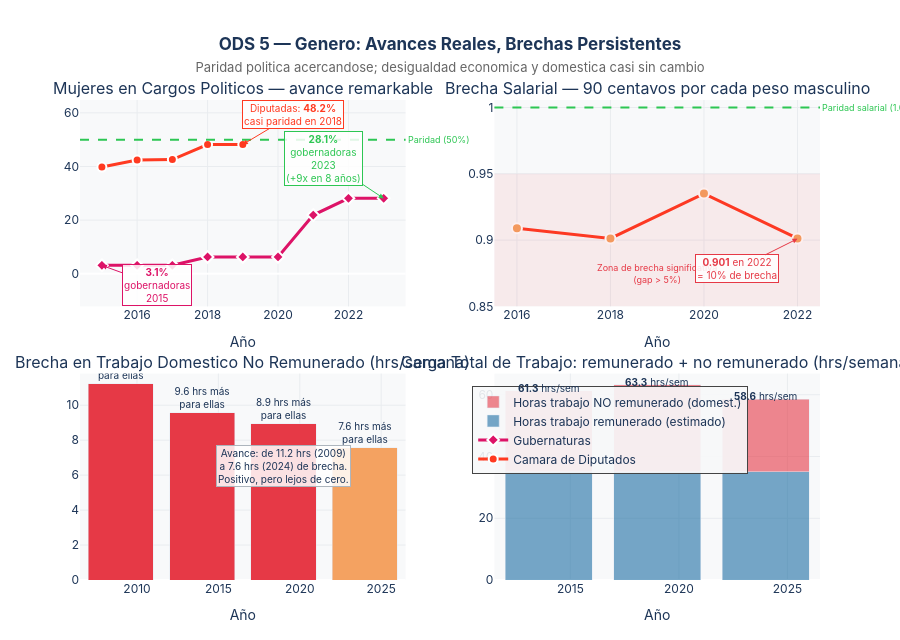

Here is the notebook cell this chart was saved with:
### Markdown cell above
---
## Acto V — La Desigualdad de Género: avances reales, brechas persistentes

### ODS 5: Igualdad de Género

El ODS 5 es el objetivo con la **peor cobertura estadística** del sistema: promedio de **3.6 observaciones** por indicador. La mayoría de los datos de género solo existen en dos o tres puntos del tiempo — insuficiente para medir tendencias.

Lo que sí podemos ver muestra una historia dual:
- **Avance notable en representación política**: de 3% a 28% en gubernaturas en 6 años
- **Brecha salarial persistente**: las mujeres ganan 90 centavos por cada peso masculino, casi sin cambio
- **Carga doméstica desigual**: las mujeres cargan 7.6 horas más de trabajo doméstico no remunerado por semana

### Code cell
# ══════════════════════════════════════════════════════════════════════════════
# FIGURA 5 — Género: representacion política + brecha salarial + carga doméstica
# ══════════════════════════════════════════════════════════════════════════════

diputadas = get_serie('5.5.1.A')   # mujeres en Cámara de Diputados
gobernad  = get_serie('5.5.1.B')   # mujeres en gubernaturas
brecha_s  = get_serie('5N.1.1')    # razon ingreso laboral M/H
brecha_d  = get_serie('5N.1.2')    # brecha trabajo domestico H-M
carga_tot = get_serie('5R.4.1A')   # carga total de trabajo (remunerado + no rem.)
trab_dom  = get_serie('5.4.1A')    # trabajo domestico no remunerado

fig_gen = make_subplots(
    rows=2, cols=2,
    subplot_titles=[
        'Mujeres en Cargos Politicos — avance remarkable',
        'Brecha Salarial — 90 centavos por cada peso masculino',
        'Brecha en Trabajo Domestico No Remunerado (hrs/semana)',
        'Carga Total de Trabajo: remunerado + no remunerado (hrs/semana)'
    ],
    vertical_spacing=0.14, horizontal_spacing=0.12
)

# ── Panel 1: Representación política ─────────────────────────────────────────
fig_gen.add_trace(go.Scatter(
    x=diputadas['periodo'], y=diputadas['valor'],
    mode='lines+markers', name='Camara de Diputados',
    line=dict(color=C_ODS5, width=3),
    marker=dict(size=9, color=C_ODS5, line=dict(width=2, color='white')),
    hovertemplate='<b>%{x}</b><br>Diputadas: <b>%{y:.1f}%</b><extra></extra>'
), row=1, col=1)

fig_gen.add_trace(go.Scatter(
    x=gobernad['periodo'], y=gobernad['valor'],
    mode='lines+markers', name='Gubernaturas',
    line=dict(color=C_ODS10, width=3),
    marker=dict(size=9, color=C_ODS10, symbol='diamond',
                line=dict(width=2, color='white')),
    hovertemplate='<b>%{x}</b><br>Gobernadoras: <b>%{y:.1f}%</b><extra></extra>'
), row=1, col=1)

fig_gen.add_hline(
    y=50, line_dash='dash', line_color=C_MEJORA, line_width=2,
    row=1, col=1,
    annotation_text='Paridad (50%)',
    annotation_position='right',
    annotation_font=dict(size=9, color=C_MEJORA)
)

fig_gen.add_annotation(
    x=2015, y=3.1, text='<b>3.1%</b><br>gobernadoras<br>2015',
    showarrow=True, arrowhead=2, arrowcolor=C_ODS10,
    ax=55, ay=20, font=dict(size=10, color=C_ODS10),
    bgcolor='rgba(255,255,255,0.85)', bordercolor=C_ODS10, borderwidth=1,
    row=1, col=1
)
fig_gen.add_annotation(
    x=2023, y=28.1, text='<b>28.1%</b><br>gobernadoras<br>2023<br>(+9x en 8 años)',
    showarrow=True, arrowhead=2, arrowcolor=C_MEJORA,
    ax=-60, ay=-40, font=dict(size=10, color=C_MEJORA),
    bgcolor='rgba(255,255,255,0.85)', bordercolor=C_MEJORA, borderwidth=1,
    row=1, col=1
)
fig_gen.add_annotation(
    x=2019, y=48.2,
    text='Diputadas: <b>48.2%</b><br>casi paridad en 2018',
    showarrow=True, arrowhead=2, arrowcolor=C_ODS5,
    ax=50, ay=-30, font=dict(size=10, color=C_ODS5),
    bgcolor='rgba(255,255,255,0.85)', bordercolor=C_ODS5, borderwidth=1,
    row=1, col=1
)

# ── Panel 2: Brecha salarial ──────────────────────────────────────────────────
fig_gen.add_trace(go.Scatter(
    x=brecha_s['periodo'], y=brecha_s['valor'],
    mode='lines+markers',
    line=dict(color=C_ODS5, width=3),
    marker=dict(size=10, color=brecha_s['valor'].apply(
        lambda v: C_MEJORA if v >= 0.95 else C_ACENTO if v >= 0.90 else C_ALERTA
    ), line=dict(width=2, color='white')),
    showlegend=False,
    hovertemplate='<b>%{x}</b><br>Ingreso M/H: <b>%{y:.3f}</b> (1.0 = paridad)<extra></extra>'
), row=1, col=2)

fig_gen.add_hline(
    y=1.0, line_dash='dash', line_color=C_MEJORA, line_width=2,
    row=1, col=2,
    annotation_text='Paridad salarial (1.0)',
    annotation_position='right',
    annotation_font=dict(size=9, color=C_MEJORA)
)
fig_gen.add_hrect(
    y0=0.85, y1=0.95,
    fillcolor='rgba(230,57,70,0.08)', line_width=0,
    row=1, col=2
)
fig_gen.add_annotation(
    x=2019, y=0.875,
    text='Zona de brecha significativa<br>(gap > 5%)',
    showarrow=False, font=dict(size=9, color=C_ALERTA),
    row=1, col=2
)
fig_gen.add_annotation(
    x=2022, y=0.901,
    text='<b>0.901</b> en 2022<br>= 10% de brecha',
    showarrow=True, arrowhead=2, arrowcolor=C_ALERTA,
    ax=-60, ay=30, font=dict(size=10, color=C_ALERTA),
    bgcolor='rgba(255,255,255,0.85)', bordercolor=C_ALERTA, borderwidth=1,
    row=1, col=2
)

# ── Panel 3: Brecha trabajo doméstico ────────────────────────────────────────
fig_gen.add_trace(go.Bar(
    x=brecha_d['periodo'],
    y=brecha_d['valor'].abs(),  # valor negativo = mujeres hacen mas
    marker_color=[C_ALERTA if v < -8 else C_ACENTO if v < -7 else C_MEJORA
                  for v in brecha_d['valor']],
    text=['{:.1f} hrs más'.format(abs(v)) + '<br>para ellas' for v in brecha_d['valor']],
    textposition='outside', textfont=dict(size=10),
    showlegend=False,
    hovertemplate='<b>%{x}</b><br>Las mujeres hacen <b>%{y:.1f} hrs mas</b>/semana de trabajo domestico<extra></extra>'
), row=2, col=1)
fig_gen.add_annotation(
    x=2019, y=6.5,
    text='Avance: de 11.2 hrs (2009)<br>a 7.6 hrs (2024) de brecha.<br>Positivo, pero lejos de cero.',
    showarrow=False, font=dict(size=10, color=C_LINEA),
    bgcolor='rgba(255,255,255,0.85)', bordercolor='#ADB5BD', borderwidth=1,
    row=2, col=1
)

# ── Panel 4: Carga total de trabajo ──────────────────────────────────────────
carga_val = carga_tot['valor'].tolist()
carga_per = carga_tot['periodo'].tolist()

fig_gen.add_trace(go.Bar(
    name='Horas trabajo remunerado (estimado)',
    x=carga_per,
    y=[35, 35, 35],   # aprox trabajo remunerado
    marker_color='rgba(29,111,164,0.6)',
    showlegend=True
), row=2, col=2)

fig_gen.add_trace(go.Bar(
    name='Horas trabajo NO remunerado (domest.)',
    x=carga_per,
    y=[v - 35 for v in carga_val],
    marker_color='rgba(230,57,70,0.6)',
    showlegend=True,
    hovertemplate='<b>%{x}</b><br>No remunerado: <b>%{y:.1f} hrs</b>/semana<extra></extra>'
), row=2, col=2)

for periodo, total in zip(carga_per, carga_val):
    fig_gen.add_annotation(
        x=periodo, y=total + 1,
        text='<b>{:.1f}</b> hrs/sem'.format(total),
        showarrow=False, font=dict(size=10, color=C_LINEA),
        row=2, col=2
    )

fig_gen.update_layout(barmode='stack')
fig_gen.update_xaxes(showgrid=True, gridcolor='#E9ECEF', title_text='Año')
fig_gen.update_yaxes(showgrid=True, gridcolor='#E9ECEF')

fig_gen.update_layout(
    title=dict(
        text='<b>ODS 5 — Genero: Avances Reales, Brechas Persistentes</b><br>'
             '<span style="font-size:13px;color:#666;font-weight:normal">'
             'Paridad politica acercandose; desigualdad economica y domestica casi sin cambio</span>',
        x=0.5, xanchor='center'
    ),
    height=640, plot_bgcolor=C_FONDO, paper_bgcolor='white',
    font=dict(family='Inter, Arial, sans-serif', color=C_LINEA),
    legend=dict(x=0.53, y=0.22, bgcolor='rgba(248,249,250,0.9)', borderwidth=1),
    margin=dict(t=100, b=60)
)
fig_gen.show()

### Figure 1 — Plotly figure (JSON) as saved in the notebook; plotly's stock layout.template omitted (floating-point values rounded to 4 significant figures)
{"data": [{"hovertemplate": "<b>%{x}</b><br>Diputadas: <b>%{y:.1f}%</b><extra></extra>", "line": {"color": "#FF3A21", "width": 3}, "marker": {"color": "#FF3A21", "line": {"color": "white", "width": 2}, "size": 9}, "mode": "lines+markers", "name": "Camara de Diputados", "type": "scatter", "x": [2015, 2016, 2017, 2018, 2019], "xaxis": "x", "y": [39.8, 42.4, 42.6, 48.2, 48.2], "yaxis": "y"}, {"hovertemplate": "<b>%{x}</b><br>Gobernadoras: <b>%{y:.1f}%</b><extra></extra>", "line": {"color": "#DD1367", "width": 3}, "marker": {"color": "#DD1367", "line": {"color": "white", "width": 2}, "size": 9, "symbol": "diamond"}, "mode": "lines+markers", "name": "Gubernaturas", "type": "scatter", "x": [2015, 2016, 2017, 2018, 2019, 2020, 2021, 2022, 2023], "xaxis": "x", "y": [3.125, 3.125, 3.125, 6.25, 6.25, 6.25, 21.88, 28.12, 28.12], "yaxis": "y"}, {"hovertemplate": "<b>%{x}</b><br>Ingreso M/H: <b>%{y:.3f}</b> (1.0 = paridad)<extra></extra>", "line": {"color": "#FF3A21", "width": 3}, "marker": {"color": ["#F4A261", "#F4A261", "#F4A261", "#F4A261"], "line": {"color": "white", "width": 2}, "size": 10}, "mode": "lines+markers", "showlegend": false, "type": "scatter", "x": [2016, 2018, 2020, 2022], "xaxis": "x2", "y": [0.9089, 0.9013, 0.9351, 0.9012], "yaxis": "y2"}, {"hovertemplate": "<b>%{x}</b><br>Las mujeres hacen <b>%{y:.1f} hrs mas</b>/semana de trabajo domestico<extra></extra>", "marker": {"color": ["#E63946", "#E63946", "#E63946", "#F4A261"]}, "showlegend": false, "text": ["11.2 hrs más<br>para ellas", "9.6 hrs más<br>para ellas", "8.9 hrs más<br>para ellas", "7.6 hrs más<br>para ellas"], "textfont": {"size": 10}, "textposition": "outside", "type": "bar", "x": [2009, 2014, 2019, 2024], "xaxis": "x3", "y": [11.22, 9.577, 8.928, 7.564], "yaxis": "y3"}, {"marker": {"color": "rgba(29,111,164,0.6)"}, "name": "Horas trabajo remunerado (estimado)", "showlegend": true, "type": "bar", "x": [2014, 2019, 2024], "xaxis": "x4", "y": [35, 35, 35], "yaxis": "y4"}, {"hovertemplate": "<b>%{x}</b><br>No remunerado: <b>%{y:.1f} hrs</b>/semana<extra></extra>", "marker": {"color": "rgba(230,57,70,0.6)"}, "name": "Horas trabajo NO remunerado (domest.)", "showlegend": true, "type": "bar", "x": [2014, 2019, 2024], "xaxis": "x4", "y": [26.35, 28.26, 23.58], "yaxis": "y4"}], "layout": {"annotations": [{"font": {"size": 16}, "showarrow": false, "text": "Mujeres en Cargos Politicos — avance remarkable", "x": 0.22, "xanchor": "center", "xref": "paper", "y": 1, "yanchor": "bottom", "yref": "paper"}, {"font": {"size": 16}, "showarrow": false, "text": "Brecha Salarial — 90 centavos por cada peso masculino", "x": 0.78, "xanchor": "center", "xref": "paper", "y": 1, "yanchor": "bottom", "yref": "paper"}, {"font": {"size": 16}, "showarrow": false, "text": "Brecha en Trabajo Domestico No Remunerado (hrs/semana)", "x": 0.22, "xanchor": "center", "xref": "paper", "y": 0.43, "yanchor": "bottom", "yref": "paper"}, {"font": {"size": 16}, "showarrow": false, "text": "Carga Total de Trabajo: remunerado + no remunerado (hrs/semana)", "x": 0.78, "xanchor": "center", "xref": "paper", "y": 0.43, "yanchor": "bottom", "yref": "paper"}, {"font": {"color": "#2DC653", "size": 9}, "showarrow": false, "text": "Paridad (50%)", "x": 1, "xanchor": "left", "xref": "x domain", "y": 50, "yanchor": "middle", "yref": "y"}, {"arrowcolor": "#DD1367", "arrowhead": 2, "ax": 55, "ay": 20, "bgcolor": "rgba(255,255,255,0.85)", "bordercolor": "#DD1367", "borderwidth": 1, "font": {"color": "#DD1367", "size": 10}, "showarrow": true, "text": "<b>3.1%</b><br>gobernadoras<br>2015", "x": 2015, "xref": "x", "y": 3.1, "yref": "y"}, {"arrowcolor": "#2DC653", "arrowhead": 2, "ax": -60, "ay": -40, "bgcolor": "rgba(255,255,255,0.85)", "bordercolor": "#2DC653", "borderwidth": 1, "font": {"color": "#2DC653", "size": 10}, "showarrow": true, "text": "<b>28.1%</b><br>gobernadoras<br>2023<br>(+9x en 8 años)", "x": 2023, "xref": "x", "y": 28.1, "yref": "y"}, {"arrowcolor": "#FF3A21", "arrowhead": 2, "ax": 50, "ay": -30, "bgcolor": "rgba(255,255,255,0.85)", "bordercolor": "#FF3A21", "borderwidth": 1, "font": {"color": "#FF3A21", "size": 10}, "showarrow": true, "text": "Diputadas: <b>48.2%</b><br>casi paridad en 2018", "x": 2019, "xref": "x", "y": 48.2, "yref": "y"}, {"font": {"color": "#2DC653", "size": 9}, "showarrow": false, "text": "Paridad salarial (1.0)", "x": 1, "xanchor": "left", "xref": "x2 domain", "y": 1, "yanchor": "middle", "yref": "y2"}, {"font": {"color": "#E63946", "size": 9}, "showarrow": false, "text": "Zona de brecha significativa<br>(gap > 5%)", "x": 2019, "xref": "x2", "y": 0.875, "yref": "y2"}, {"arrowcolor": "#E63946", "arrowhead": 2, "ax": -60, "ay": 30, "bgcolor": "rgba(255,255,255,0.85)", "bordercolor": "#E63946", "borderwidth": 1, "font": {"color": "#E63946", "size": 10}, "showarrow": true, "text": "<b>0.901</b> en 2022<br>= 10% de brecha", "x": 2022, "xref": "x2", "y": 0.901, "yref": "y2"}, {"bgcolor": "rgba(255,255,255,0.85)", "bordercolor": "#ADB5BD", "borderwidth": 1, "font": {"color": "#1D3557", "size": 10}, "showarrow": false, "text": "Avance: de 11.2 hrs (2009)<br>a 7.6 hrs (2024) de brecha.<br>Positivo, pero lejos de cero.", "x": 2019, "xref": "x3", "y": 6.5, "yref": "y3"}, {"font": {"color": "#1D3557", "size": 10}, "showarrow": false, "text": "<b>61.3</b> hrs/sem", "x": 2014, "xref": "x4", "y": 62.35, "yref": "y4"}, {"font": {"color": "#1D3557", "size": 10}, "showarrow": false, "text": "<b>63.3</b> hrs/sem", "x": 2019, "xref": "x4", "y": 64.26, "yref": "y4"}, {"font": {"color": "#1D3557", "size": 10}, "showarrow": false, "text": "<b>58.6</b> hrs/sem", "x": 2024, "xref": "x4", "y": 59.58, "yref": "y4"}], "barmode": "stack", "font": {"color": "#1D3557", "family": "Inter, Arial, sans-serif"}, "height": 640, "legend": {"bgcolor": "rgba(248,249,250,0.9)", "borderwidth": 1, "x": 0.53, "y": 0.22}, "margin": {"b": 60, "t": 100}, "paper_bgcolor": "white", "plot_bgcolor": "#F8F9FA", "shapes": [{"line": {"color": "#2DC653", "dash": "dash", "width": 2}, "type": "line", "x0": 0, "x1": 1, "xref": "x domain", "y0": 50, "y1": 50, "yref": "y"}, {"line": {"color": "#2DC653", "dash": "dash", "width": 2}, "type": "line", "x0": 0, "x1": 1, "xref": "x2 domain", "y0": 1, "y1": 1, "yref": "y2"}, {"fillcolor": "rgba(230,57,70,0.08)", "line": {"width": 0}, "type": "rect", "x0": 0, "x1": 1, "xref": "x2 domain", "y0": 0.85, "y1": 0.95, "yref": "y2"}], "title": {"text": "<b>ODS 5 — Genero: Avances Reales, Brechas Persistentes</b><br><span style=\"font-size:13px;color:#666;font-weight:normal\">Paridad politica acercandose; desigualdad economica y domestica casi sin cambio</span>", "x": 0.5, "xanchor": "center"}, "xaxis": {"anchor": "y", "domain": [0, 0.44], "gridcolor": "#E9ECEF", "showgrid": true, "title": {"text": "Año"}}, "xaxis2": {"anchor": "y2", "domain": [0.56, 1], "gridcolor": "#E9ECEF", "showgrid": true, "title": {"text": "Año"}}, "xaxis3": {"anchor": "y3", "domain": [0, 0.44], "gridcolor": "#E9ECEF", "showgrid": true, "title": {"text": "Año"}}, "xaxis4": {"anchor": "y4", "domain": [0.56, 1], "gridcolor": "#E9ECEF", "showgrid": true, "title": {"text": "Año"}}, "yaxis": {"anchor": "x", "domain": [0.57, 1], "gridcolor": "#E9ECEF", "showgrid": true}, "yaxis2": {"anchor": "x2", "domain": [0.57, 1], "gridcolor": "#E9ECEF", "showgrid": true}, "yaxis3": {"anchor": "x3", "domain": [0, 0.43], "gridcolor": "#E9ECEF", "showgrid": true}, "yaxis4": {"anchor": "x4", "domain": [0, 0.43], "gridcolor": "#E9ECEF", "showgrid": true}}}
